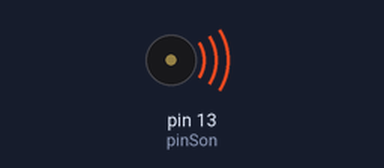
Bench run of a sketch on a simulated Arduino Uno, built with avr-gcc and run on an emulated ATmega328P. On the bench: buzzer (waves = sounding).

Above: at 0.2 s.
At 9.56 s:
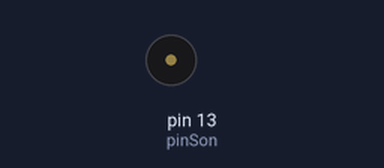
Timing chart, 0 to 11.1 s (numbered marks = the images above):
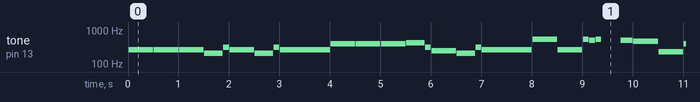

The sketch:

melodie.ino
```cpp
/*
Petit clin d'oeil mr Lukas
Nanomaître 2015
*/
// constantes de fréquences
#define DON 33
#define REB 35
#define REN 37
#define MIB 39
#define MIN 41
#define FAN 44
#define SOB 46
#define SON 49
#define LAB 52
#define LAN 55
#define SIB 58
#define SIN 62

// tableau pour la mélodie
int part[50][3] = {
  DON, 2, 100,
  DON, 2, 100,
  DON, 2, 100,
  LAB, 1, 75,
  MIB, 2, 25,
  DON, 2, 100,
  LAB, 1, 75,
  MIB, 2, 25,
  DON, 2, 200,
  SON, 2, 100,
  SON, 2, 100,
  SON, 2, 100,
  LAB, 2, 75,
  MIB, 2, 25,
  SIN, 1, 100,
  LAB, 1, 75,
  MIB, 2, 25,
  DON, 2, 200,
  DON, 3, 100,
  DON, 2, 100,
  DON, 3, 25,
  SIN, 2, 25,
  DON, 3, 25,
  0, 0, 75,
  SIN, 2, 50,
  SIB, 2, 100,
  SIB, 1, 100,
  SON, 2, 25,
  SOB, 2, 25,
  SON, 2, 25,
  0, 0, 75,
  SOB, 2, 50,
  FAN, 2, 100,
  SON, 1, 100,
  SIB, 1, 100,
  SON, 1, 75,
  MIB, 2, 25,
  DON, 2, 100,
  LAB, 1, 75,
  MIB, 2, 25,
  DON, 2, 200,
  -1
};
int pinSon = 13; // pin de connection du haut-parleur
int tempo = 120; // variable du tempo
int duree = 0; // variable de durée de note
unsigned long tempsDep; // variable de temps de départ
int p = 0; // variable de position dans le tableau de mélodie
void setup() {
  pinMode(pinSon,OUTPUT);
  tempsDep = millis(); // initialisation du temps de départ
}

void loop() {
  joue(); // appel de la fonction pour jouer la mélodie
}

//fonction de lecture de la mélodie
void joue() {
  unsigned long tempsAct = millis();
  if (tempsAct - tempsDep >= duree) {
    if (part[p][0] != -1) { // test de fin de tableau
      noTone(pinSon);
      delay(10); // délai pour l'attaque
      // la fréquence est calculée en fonction des fréquences de base
      // et de l'octave définit dans le tableau
      int frequence = part[p][0] * pow(2, part[p][1] + 1);
      // la durée de la note est calculée comme en musique
      duree = 1000 / (tempo / 60) * (float(part[p][2]) / 100);
      if (frequence > 0) {
        tone (pinSon, frequence);
      }
      p++; //incrémentation de la position dans le tableau
    }
    else {
      noTone(pinSon);
      p=0;// retour au début du tableau
      duree=1000;// attente avant répétition
    }
    tempsDep=tempsAct;
  }
}
```

Measured:
- by itself, tone on pin 13 (pinSon): plays 264 Hz for 0.49 s, 264 Hz for 0.49 s, 264 Hz for 0.49 s, 208 Hz for 0.37 s, 312 Hz for 0.11 s, 264 Hz for 0.49 s … (299 notes in this stretch)
